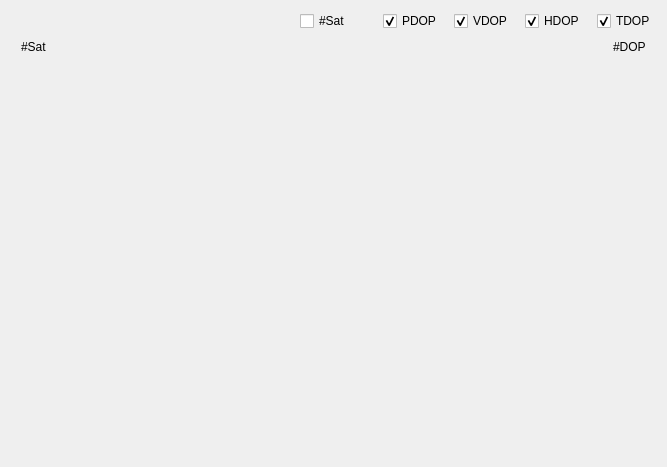
<?xml version="1.0" encoding="UTF-8"?>
<ui version="4.0">
 <class>SatNumAndDOPTimePlotDialog</class>
 <widget class="QDialog" name="SatNumAndDOPTimePlotDialog">
  <property name="geometry">
   <rect>
    <x>0</x>
    <y>0</y>
    <width>667</width>
    <height>467</height>
   </rect>
  </property>
  <property name="windowTitle">
   <string>Dialog</string>
  </property>
  <layout class="QVBoxLayout" name="verticalLayout">
   <property name="spacing">
    <number>0</number>
   </property>
   <item>
    <layout class="QHBoxLayout" name="horizontalLayout">
     <property name="spacing">
      <number>12</number>
     </property>
     <item>
      <spacer name="horizontalSpacer_2">
       <property name="orientation">
        <enum>Qt::Horizontal</enum>
       </property>
       <property name="sizeHint" stdset="0">
        <size>
         <width>40</width>
         <height>20</height>
        </size>
       </property>
      </spacer>
     </item>
     <item>
      <widget class="QCheckBox" name="satNumCheckBox">
       <property name="styleSheet">
        <string notr="true"/>
       </property>
       <property name="text">
        <string>#Sat</string>
       </property>
       <property name="checkable">
        <bool>false</bool>
       </property>
      </widget>
     </item>
     <item>
      <spacer name="horizontalSpacer">
       <property name="orientation">
        <enum>Qt::Horizontal</enum>
       </property>
       <property name="sizeType">
        <enum>QSizePolicy::Fixed</enum>
       </property>
       <property name="sizeHint" stdset="0">
        <size>
         <width>20</width>
         <height>20</height>
        </size>
       </property>
      </spacer>
     </item>
     <item>
      <widget class="QCheckBox" name="pDOPCheckBox">
       <property name="styleSheet">
        <string notr="true"/>
       </property>
       <property name="text">
        <string>PDOP</string>
       </property>
       <property name="checkable">
        <bool>true</bool>
       </property>
       <property name="checked">
        <bool>true</bool>
       </property>
      </widget>
     </item>
     <item>
      <widget class="QCheckBox" name="vDOPCheckBox">
       <property name="text">
        <string>VDOP</string>
       </property>
       <property name="checked">
        <bool>true</bool>
       </property>
      </widget>
     </item>
     <item>
      <widget class="QCheckBox" name="hDOPCheckBox">
       <property name="text">
        <string>HDOP</string>
       </property>
       <property name="checked">
        <bool>true</bool>
       </property>
      </widget>
     </item>
     <item>
      <widget class="QCheckBox" name="tDOPCheckBox">
       <property name="text">
        <string>TDOP</string>
       </property>
       <property name="checked">
        <bool>true</bool>
       </property>
      </widget>
     </item>
    </layout>
   </item>
   <item>
    <layout class="QHBoxLayout" name="horizontalLayout_2">
     <property name="topMargin">
      <number>6</number>
     </property>
     <item>
      <spacer name="horizontalSpacer_5">
       <property name="orientation">
        <enum>Qt::Horizontal</enum>
       </property>
       <property name="sizeType">
        <enum>QSizePolicy::Fixed</enum>
       </property>
       <property name="sizeHint" stdset="0">
        <size>
         <width>10</width>
         <height>10</height>
        </size>
       </property>
      </spacer>
     </item>
     <item>
      <widget class="QLabel" name="label">
       <property name="text">
        <string>#Sat</string>
       </property>
      </widget>
     </item>
     <item>
      <spacer name="horizontalSpacer_4">
       <property name="orientation">
        <enum>Qt::Horizontal</enum>
       </property>
       <property name="sizeHint" stdset="0">
        <size>
         <width>40</width>
         <height>20</height>
        </size>
       </property>
      </spacer>
     </item>
     <item>
      <widget class="QLabel" name="label_2">
       <property name="text">
        <string>#DOP</string>
       </property>
      </widget>
     </item>
     <item>
      <spacer name="horizontalSpacer_6">
       <property name="orientation">
        <enum>Qt::Horizontal</enum>
       </property>
       <property name="sizeType">
        <enum>QSizePolicy::Fixed</enum>
       </property>
       <property name="sizeHint" stdset="0">
        <size>
         <width>10</width>
         <height>20</height>
        </size>
       </property>
      </spacer>
     </item>
    </layout>
   </item>
   <item>
    <widget class="QWidget" name="plotWidget" native="true">
     <property name="sizePolicy">
      <sizepolicy hsizetype="Preferred" vsizetype="Expanding">
       <horstretch>0</horstretch>
       <verstretch>0</verstretch>
      </sizepolicy>
     </property>
    </widget>
   </item>
  </layout>
 </widget>
 <resources/>
 <connections/>
</ui>
